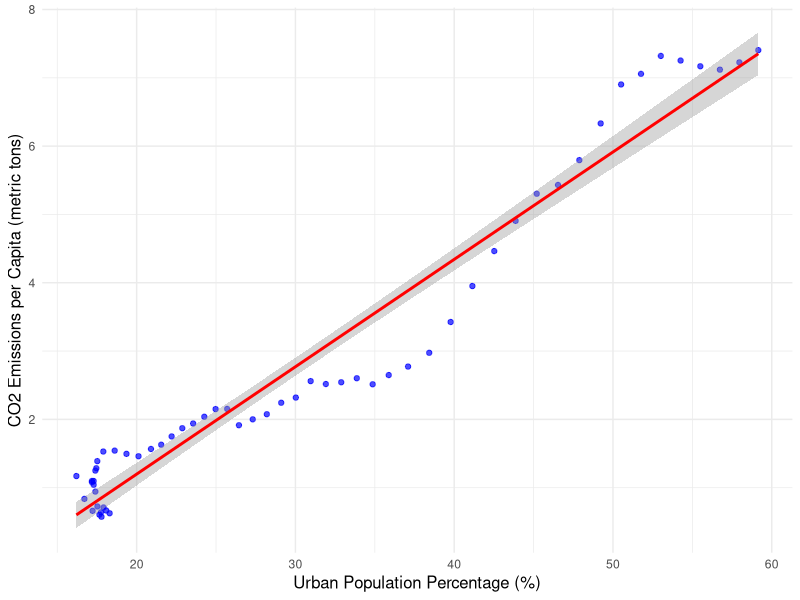

This figure's R source:
## ---- chunk 1
#| include: false
#| warning: false
#| message: false

library(tidyverse)
library(dplyr)
library(ggplot2)
library(here)
## ---- chunk 2
#| label: fig-Urban-CO2
#| fig-cap: "Relationship Between Urban Population Percentage and CO2 Emissions per Capita "
#| echo: false
#| warning: false
#| message: false

# Load the cleaned dataset
data <- read.csv(here("data", "02-analysis_data", "Cleaned_data.csv"))

# Plotting Urban Population Percentage vs CO2 Emissions per Capita
ggplot(data, aes(x = Urban_percent, y = CO2_per_capita)) +
  geom_point(color = "blue", alpha = 0.7) +  # Scatter plot to show individual data points
  geom_smooth(method = "lm", color = "red", se = TRUE) +  # Adding a trend line using linear regression
  labs(
    x = "Urban Population Percentage (%)",
    y = "CO2 Emissions per Capita (metric tons)"
  ) +
  theme_minimal() +
  theme(
    axis.title.x = element_text(size = 12),
    axis.title.y = element_text(size = 12)
  )

## ---- chunk 3
#| echo: false
#| warning: false
#| message: false

# Load knitr and kableExtra
#install.packages("knitr")
#install.packages("kableExtra")
library(knitr)
library(kableExtra)

# Create a summary data frame of regression results
summary_df <- data.frame(
  Variable = c("Intercept", "Urban_Percentage", "GDP_Per_Capita", "Log_Urban_Percentage", "Log_GDP_Per_Capita", 
               "R squared", "Adj R squared", "F statistic"),
  Model_1 = c("-1.95 (0.16) ***", "0.16 (0.00) ***", "", "", "", 0.95, 0.95, 1030.72),
  Model_2 = c("-0.96 (0.19) ***", "0.11 (0.01) ***", "0.00 (0.00) ***", "", "", 0.97, 0.97, 918.23),
  Model_3 = c("-4.94 (0.23) ***", "", "", "1.71 (0.07) ***", "", 0.91, 0.91, 597.27),
  Model_4 = c("-2.39 (0.47) ***", "", "", "0.04 (0.29)", "0.48 (0.08) ***", 0.95, 0.94, 492.84)
)

# Display using kable with formatting
kable(summary_df, caption = "Regression Models Summary", align = c("l", "c", "c", "c", "c")) %>%
  kable_styling(full_width = F, position = "center", font_size = 10) %>%  # Reduce font size for a more compact look
  row_spec(0, bold = T) %>%
  column_spec(1, bold = T) %>%
  column_spec(4:5, width = "2cm") %>%  # Set a fixed width to make columns narrower
  footnote(general = "*** p < 0.01; ** p < 0.05; * p < 0.1", general_title = "Significance Levels: ")


## ---- chunk 4
#| echo: false
#| warning: false
#| message: false

# Load knitr and kableExtra
#install.packages("knitr")
#install.packages("kableExtra")
library(knitr)
library(kableExtra)

# Create a summary data frame for the First Differences Regression results
first_diff_summary <- data.frame(
  Term = c("Intercept", "Urban Percentage (Difference)", "GDP Per Capita (Difference)", 
           "R squared", "Adj R squared", "F statistic"),
  Estimate = c(3.5684, -2.9468, 0.0001, 0.8916, 0.6748, 4.1120),
  Std_Error = c(5.2224, 4.1814, 0.0002, "", "", ""),
  t_value = c(0.683, -0.705, 0.620, "", "", ""),
  p_value = c(0.618, 0.609, 0.647, "", "", 0.3293)
)

# Display using kable with formatting
kable(first_diff_summary, caption = "First Differences Regression Summary", align = c("l", "c", "c", "c", "c")) %>%
  kable_styling(full_width = F, position = "center", font_size = 11) %>%
  row_spec(0, bold = T) %>%
  column_spec(1, bold = T)
